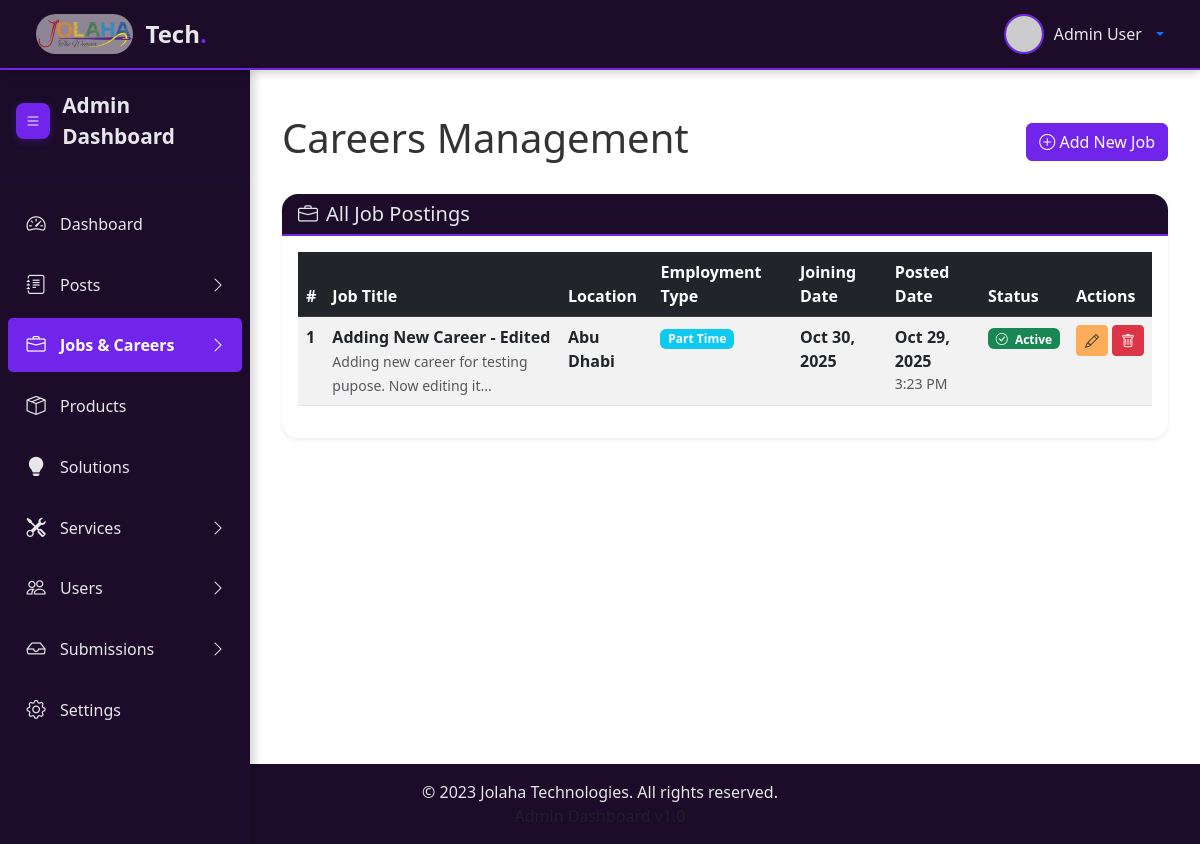
/admin/careers.php, run on an earlier commit of the app's database.
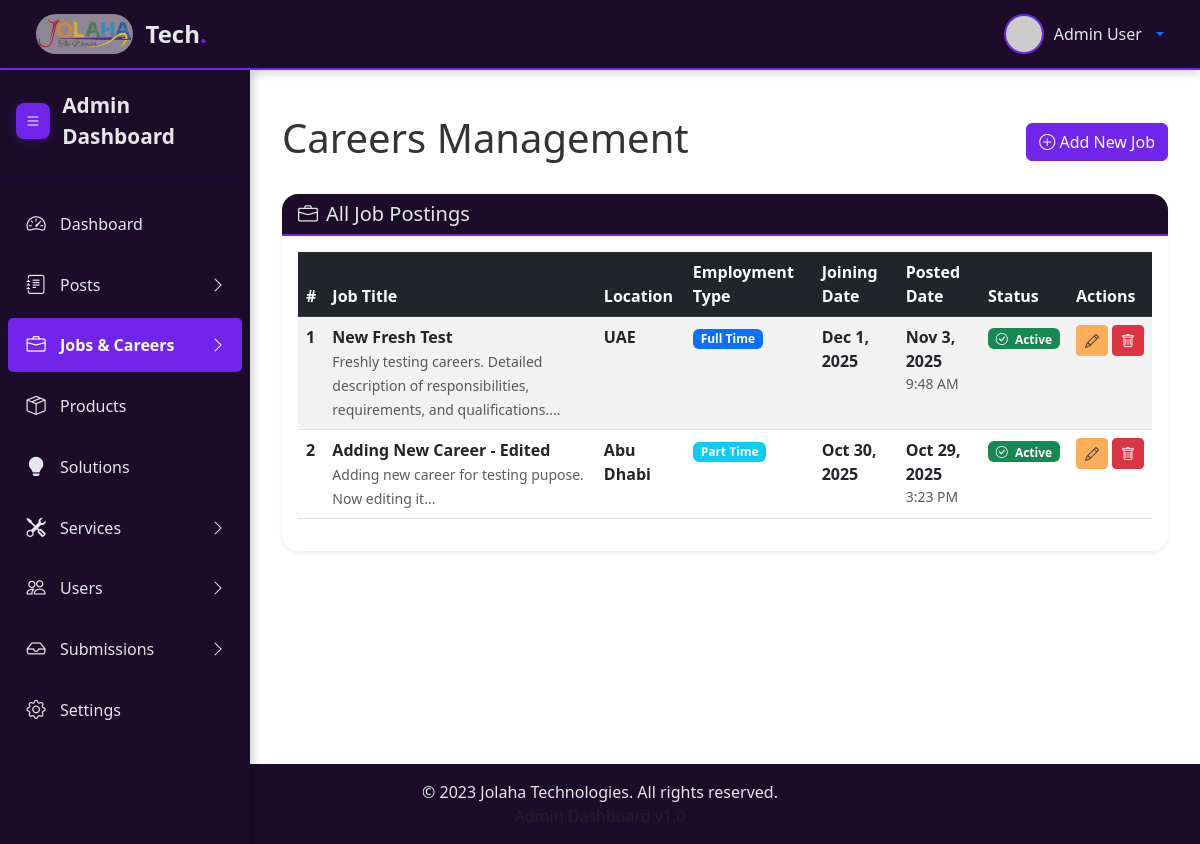
And on a later commit of the database.
### tables this page shows
CREATE TABLE `careers` (
  `job_id` int(11) NOT NULL,
  `job_title` varchar(255) NOT NULL,
  `job_description` text NOT NULL,
  `location` varchar(255) NOT NULL,
  `employment_type` enum('full-time','part-time','contract') NOT NULL,
  `joining_date` date DEFAULT NULL,
  `posted_date` datetime DEFAULT current_timestamp(),
  `is_active` tinyint(1) DEFAULT 1,
  `created_at` timestamp NOT NULL DEFAULT current_timestamp(),
  `updated_at` timestamp NOT NULL DEFAULT current_timestamp() ON UPDATE current_timestamp()
);

### admin/includes/admin-functions.php (called while the page is built, shortened)
<?php
function get_all_careers($active_only = true) {
    global $connection;
    try {
        $sql = "SELECT * FROM careers";
        if ($active_only) {
            $sql .= " WHERE is_active = 1";
        }
        $sql .= " ORDER BY posted_date DESC";
        $stmt = $connection->prepare($sql);
        $stmt->execute();
        return $stmt->fetchAll(PDO::FETCH_ASSOC);
    } catch (Exception $e) {
        error_log('Get careers error: ' . $e->getMessage());
        return [];
    }
}
?>

### admin/includes/view_all_careers.php (the view, shortened to what the rows shown need)
<?php
    $careers = get_all_careers(true);
    $careers = get_all_careers(true);
?>
<div class="main-content" id="mainContent">
    <div class="container-fluid">
        <div class="d-flex justify-content-between align-items-center mb-4">
            <h1 class="page-title">Careers Management</h1>
        </div>
        <div class="card shadow-sm">
            <div class="card-body">
                <div class="table-responsive">
                    <table class="table table-hover table-striped" id="careersTable">
                        <thead>
                            <tr class="table-dark">
                                <th>#</th>
                                <th>Job Title</th>
                                <th>Location</th>
                                <th>Employment Type</th>
                                <th>Joining Date</th>
                                <th>Posted Date</th>
                                <th>Status</th>
                                <th>Actions</th>
                            </tr>
                        </thead>
                        <tbody>
                            <?php if (!empty($careers)): ?>
                                <?php $serial = 1; foreach ($careers as $career): ?>
                                    <tr>
                                        <td class="fw-bold"><?php echo $serial++; ?></td>
                                        <td>
                                            <strong><?php echo htmlspecialchars($career['job_title']); ?></strong>
                                            <?php if (!empty($career['job_description'])): ?>
                                                <br><small class="text-muted">
                                                    <?php echo htmlspecialchars(substr($career['job_description'], 0, 100)); ?>...
                                                </small>
                                            <?php endif; ?>
                                        </td>
                                        <td>
                                            <span class="fw-semibold"><?php echo htmlspecialchars($career['location']); ?></span>
                                        </td>
                                        <td>
                                            <?php
                                            $employment_badge = [
                                                'full-time' => ['bg-primary', 'Full Time'],
                                                'part-time' => ['bg-info', 'Part Time'],
                                                'contract' => ['bg-warning text-dark', 'Contract']
                                            ];
                                            $badge_class = $employment_badge[$career['employment_type']][0] ?? 'bg-secondary';
                                            $badge_text = $employment_badge[$career['employment_type']][1] ?? ucfirst($career['employment_type']);
                                            ?>
                                            <span class="badge <?php echo $badge_class; ?>">
                                                <?php echo $badge_text; ?>
                                            </span>
                                        </td>
                                        <td>
                                            <?php if (!empty($career['joining_date'])): ?>
                                                <span class="fw-semibold"><?php echo date('M j, Y', strtotime($career['joining_date'])); ?></span>
                                            <?php else: ?>
                                                <span class="text-muted">Not specified</span>
                                            <?php endif; ?>
                                        </td>
                                        <td>
                                            <div class="d-flex flex-column">
                                                <span class="fw-semibold"><?php echo date('M j, Y', strtotime($career['posted_date'])); ?></span>
                                                <small class="text-muted"><?php echo date('g:i A', strtotime($career['posted_date'])); ?></small>
                                            </div>
                                        </td>
                                        <td>
                                            <span class="badge bg-<?php echo $career['is_active'] ? 'success' : 'secondary'; ?>">
                                                <i class="bi <?php echo $career['is_active'] ? 'bi-check-circle' : 'bi-clock'; ?> me-1"></i>
                                                <?php echo $career['is_active'] ? 'Active' : 'Inactive'; ?>
                                            </span>
                                        </td>
                                        <td>
                                            <div class="d-flex gap-1">
                                                <a href="careers.php?source=edit_career&id=<?php echo $career['job_id']; ?>"
                                                   class="btn btn-sm btn-warning" title="Edit Job">
                                                    <i class="bi bi-pencil"></i>
                                                </a>
                                                <button class="btn btn-sm btn-danger delete-career-btn"
                                                        data-job-id="<?php echo $career['job_id']; ?>"
                                                        data-job-title="<?php echo htmlspecialchars($career['job_title']); ?>"
                                                        title="Delete Job">
                                                    <i class="bi bi-trash"></i>
                                                </button>
                                            </div>
                                        </td>
                                    </tr>
                                <?php endforeach; ?>
                            <?php endif; ?>
                        </tbody>
                    </table>
                </div>
            </div>
        </div>
    </div>
</div>

What changed in the data, as far as the page shows it:
added careers: job_title "New Fresh Test", job_description "Freshly testing careers. Detailed description of responsibilities, requirements, and qualifications.", location "UAE", employment_type "Full Time", joining_date "Dec 1, 2025", posted_date "Nov 3, 2025", posted_date "9:48 AM", is_active 1 (drawn)
